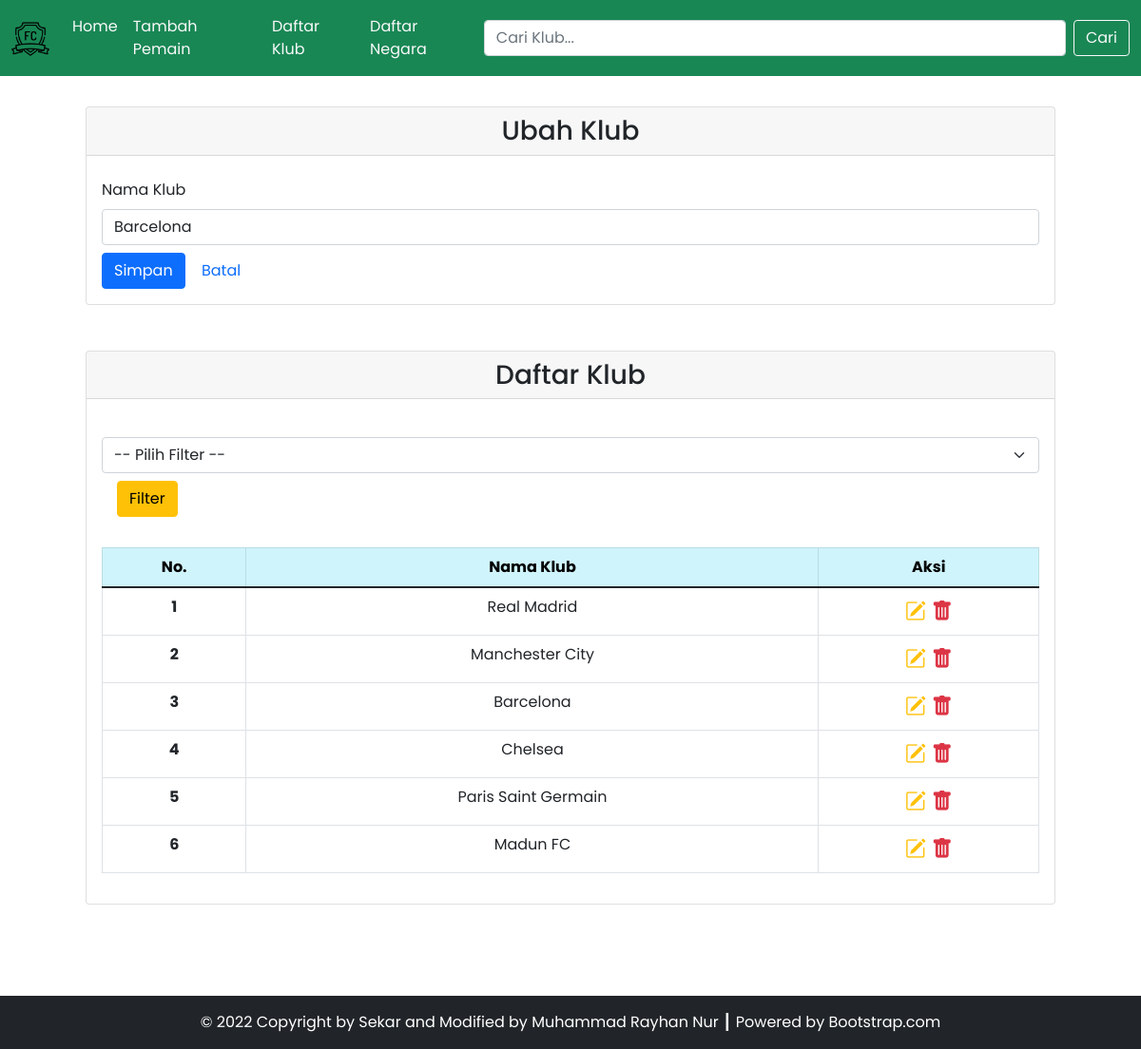
Screenshot of /source_code/klub.php?id=11 with the database file from the repository.
### tables this page shows
CREATE TABLE `klub` (
  `id_klub` int(11) NOT NULL,
  `nama_klub` varchar(255) NOT NULL
);

### source_code/config/db.php (called while the page is built)
<?php
$DB_HOST = "localhost";
$DB_USERNAME = "root";
$DB_PASSWORD = "";
$DB_NAME = "db_football_tp3";

### source_code/classes/DB.php (called while the page is built, shortened)
<?php
include('config/db.php');
class DB
{
    private $hostname;
    private $username;
    private $password;
    private $dbname;
    private $conn;
    private $result;
    function __construct($hostname, $username, $password, $dbname)
    {
        $this->hostname = $hostname;
        $this->username = $username;
        $this->password = $password;
        $this->dbname = $dbname;
    }
    function open()
    {
        $this->conn = mysqli_connect($this->hostname, $this->username, $this->password, $this->dbname);
    }
    function execute($query)
    {
        $this->result = mysqli_query($this->conn, $query);
    }
    function getResult()
    {
        return mysqli_fetch_array($this->result);
    }
}

### source_code/classes/Klub.php (called while the page is built, shortened)
<?php
include('config/db.php');
class Klub extends DB
{
    function getKlub()
    {
        $query = "SELECT * FROM klub";
        return $this->execute($query);
    }
    function getKlubById($id)
    {
        $query = "SELECT * FROM klub WHERE id_klub=$id";
        return $this->execute($query);
    }
}

### source_code/klub.php (the view, shortened to what this page needs)
<?php
include('config/db.php');
include('classes/DB.php');
include('classes/klub.php');
include('classes/Pemain.php');
include('classes/Template.php');
$klub = new Klub($DB_HOST, $DB_USERNAME, $DB_PASSWORD, $DB_NAME);
$klub->open();
$klub->getKlub();
if (isset($_POST['btn-cari'])) {
    $klub->searchKlub($_POST['cari']);
} else if (isset($_POST['btn-filter'])) {
    $klub->filterKlub($_POST['filter']);
} else {
    $klub->getKlub();
}
$header = '<tr>
<th scope="row">No.</th>
<th scope="row">Nama Klub</th>
<th scope="row">Aksi</th>
</tr>';
$data = null;
$no = 1;
while ($div = $klub->getResult()) {
    $data .= '<tr>
    <th scope="row">' . $no . '</th>
    <td>' . $div['nama_klub'] . '</td>
    <td style="font-size: 22px;">
        <a href="klub.php?id=' . $div['id_klub'] . '" title="Edit Data"><i class="bi bi-pencil-square text-warning"></i></a>&nbsp;<a href="klub.php?hapus=' . $div['id_klub'] . '" title="Delete Data"><i class="bi bi-trash-fill text-danger"></i></a>
        </td>
    </tr>';
    $no++;
}
if (isset($_GET['id'])) {
    $id = $_GET['id'];
    $cancelButton = '
    <button type="reset" class="btn btn-default"><a href="klub.php" style="text-decoration: none;">Batal</a></button>
    ';
    if ($id > 0) {
        $klub->getKlubById($id);
    }
}

### source_code/classes/Template.php (shortened to what this page needs)
<?php
class Template
{
    var $content = '';
    function __construct($filename = '')
    {
        $this->content = implode('', @file($filename));
    }
    function clear()
    {
        $this->content = preg_replace("/DATA_[A-Z|_|0-9]+/", "", $this->content);
    }
    function write()
    {
        print $this->content;
    }
    function replace($old = "", $new = "")
    {
        if (is_int($new)) {
            $value = sprintf("%d", $new);
        } elseif (is_float($new)) {
            $value = sprintf("%f", $new);
        } elseif (is_array($new)) {
            $value = '';
            foreach ($new as $item) {
                $value .= $item . ' ';
            }
        } else {
            $value = $new;
        }
        $this->content = preg_replace("/$old/", $value, $this->content);
    }
}

### rows the page displays
klub: nama_klub (picture), nama_klub "Barcelona"
klub: nama_klub "Real Madrid"
klub: nama_klub "Manchester City"
klub: nama_klub "Chelsea"
klub: nama_klub "Paris Saint Germain"
klub: nama_klub "Madun FC"
